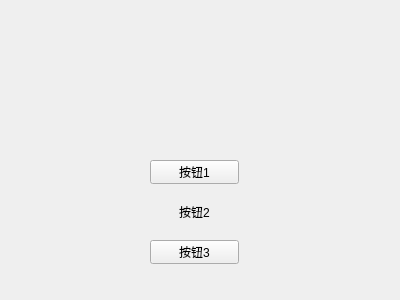
<?xml version="1.0" encoding="UTF-8"?>
<ui version="4.0">
 <class>MyWidget</class>
 <widget class="QWidget" name="MyWidget">
  <property name="geometry">
   <rect>
    <x>0</x>
    <y>0</y>
    <width>400</width>
    <height>300</height>
   </rect>
  </property>
  <property name="windowTitle">
   <string>MyWidget</string>
  </property>
  <widget class="QPushButton" name="pushBtn1">
   <property name="geometry">
    <rect>
     <x>150</x>
     <y>160</y>
     <width>89</width>
     <height>24</height>
    </rect>
   </property>
   <property name="text">
    <string>按钮1</string>
   </property>
   <property name="checkable">
    <bool>true</bool>
   </property>
  </widget>
  <widget class="QPushButton" name="pushBtn2">
   <property name="geometry">
    <rect>
     <x>150</x>
     <y>200</y>
     <width>89</width>
     <height>24</height>
    </rect>
   </property>
   <property name="text">
    <string>按钮2</string>
   </property>
   <property name="flat">
    <bool>true</bool>
   </property>
  </widget>
  <widget class="QPushButton" name="pushBtn3">
   <property name="geometry">
    <rect>
     <x>150</x>
     <y>240</y>
     <width>89</width>
     <height>24</height>
    </rect>
   </property>
   <property name="text">
    <string>按钮3</string>
   </property>
  </widget>
 </widget>
 <layoutdefault spacing="6" margin="11"/>
 <resources/>
 <connections/>
</ui>
